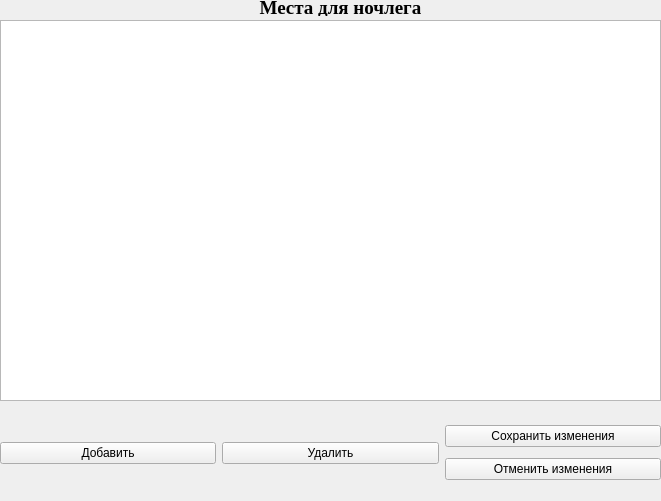
<?xml version="1.0" encoding="UTF-8"?>
<ui version="4.0">
 <class>sleephouse_widget</class>
 <widget class="QWidget" name="sleephouse_widget">
  <property name="geometry">
   <rect>
    <x>0</x>
    <y>0</y>
    <width>661</width>
    <height>501</height>
   </rect>
  </property>
  <property name="windowTitle">
   <string>Form</string>
  </property>
  <widget class="QTableView" name="tableView">
   <property name="geometry">
    <rect>
     <x>0</x>
     <y>20</y>
     <width>661</width>
     <height>381</height>
    </rect>
   </property>
  </widget>
  <widget class="QWidget" name="layoutWidget">
   <property name="geometry">
    <rect>
     <x>0</x>
     <y>420</y>
     <width>661</width>
     <height>67</height>
    </rect>
   </property>
   <layout class="QHBoxLayout" name="horizontalLayout">
    <item>
     <widget class="QPushButton" name="pushButton">
      <property name="text">
       <string>Добавить</string>
      </property>
     </widget>
    </item>
    <item>
     <widget class="QPushButton" name="pushButton_5">
      <property name="text">
       <string>Удалить</string>
      </property>
     </widget>
    </item>
    <item>
     <layout class="QVBoxLayout" name="verticalLayout">
      <item>
       <widget class="QPushButton" name="pushButton_2">
        <property name="text">
         <string>Сохранить изменения</string>
        </property>
       </widget>
      </item>
      <item>
       <widget class="QPushButton" name="pushButton_3">
        <property name="text">
         <string>Отменить изменения</string>
        </property>
       </widget>
      </item>
     </layout>
    </item>
   </layout>
  </widget>
  <widget class="QLabel" name="label">
   <property name="geometry">
    <rect>
     <x>90</x>
     <y>0</y>
     <width>501</width>
     <height>16</height>
    </rect>
   </property>
   <property name="font">
    <font>
     <family>Times New Roman</family>
     <pointsize>14</pointsize>
     <weight>75</weight>
     <bold>true</bold>
    </font>
   </property>
   <property name="layoutDirection">
    <enum>Qt::LeftToRight</enum>
   </property>
   <property name="text">
    <string>Места для ночлега</string>
   </property>
   <property name="alignment">
    <set>Qt::AlignCenter</set>
   </property>
  </widget>
 </widget>
 <resources/>
 <connections/>
</ui>
